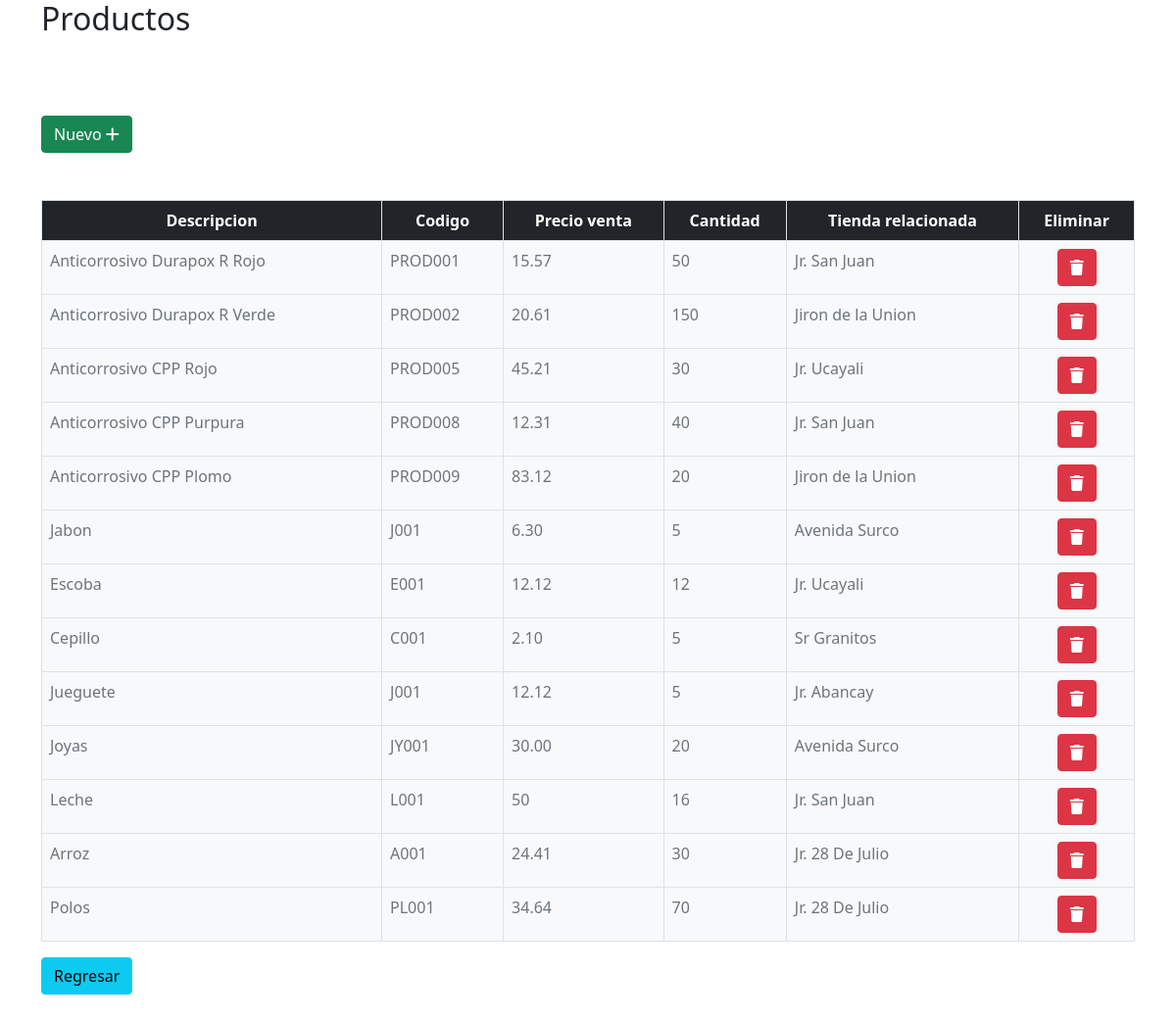
The app's page /gestionTienda/Productos with its own data.
### gestionTienda/models.py (models this page shows)
class Producto(models.Model):
    descripcionProducto = models.CharField(max_length=32, blank = True, null = True)
    codigoProducto = models.CharField(max_length=32, blank = True, null = True)
    precioProducto = models.CharField(max_length=32, blank = True, null = True)
    cantidadProducto = models.CharField(max_length=32, blank = True, null = True)
    tiendaProducto = models.ForeignKey(Tienda,on_delete=models.SET_NULL,blank=True,null=True)

class Tienda(models.Model):
    direccionTienda = models.CharField(max_length=32, blank = True, null = True)
    provinciaTienda = models.CharField(max_length=32, blank = True, null = True)
    regionTienda = models.CharField(max_length=32, blank = True, null = True)
    fechaTienda = models.CharField(max_length=32, blank = True, null = True)
    telefonoTienda = models.CharField(max_length=32, blank = True, null = True)

### gestionTienda/views.py (the view, shortened to what this page needs)
# urls.py: path('Productos', views.productos, name='productos'),
def productos(request):
    return render(request,'Producto.html',{
        'productosTotales':Producto.objects.all().order_by('id'),
        'tiendaTotales':Tienda.objects.all().order_by('id')
    })

### gestionTienda/templates/Producto.html (shortened to what this page needs)
{% load static %}
<!DOCTYPE html>
<html>
    <head>
        <link href="https://cdn.jsdelivr.net/npm/bootstrap@5.0.2/dist/css/bootstrap.min.css" rel="stylesheet">
        <link rel="stylesheet" href="https://cdnjs.cloudflare.com/ajax/libs/font-awesome/6.3.0/css/all.min.css" />
    </head>
    <body>
        <div>
            <div class="container">
                <div class="row">
                    <div class="col-4">
                        <div class="row">
                            <div class="col-15">
                                <h2>Productos</h2>
                            </div>
                        </div>
                    </div>
                </div>
            </div>
        </div>
        <br>
        <div class="container mt-5">
            <div class="row justify-content-between">
                <div class="col-2">
                    <button class="btn btn-success" data-bs-toggle="modal" data-bs-target="#nuevoProducto">Nuevo <i class="fa-solid fa-plus"></i></button>
                </div>
            </div>
        </div>
        <div class="mt-5 container">
            <div class="row justify-content-center">
                <div class="col-15">
                    <table class="table table-bordered bg-dark text-white">
                        <thead class="text-center">
                            <th>Descripcion</th>
                            <th>Codigo</th>
                            <th>Precio venta</th>
                            <th>Cantidad</th>
                            <th>Tienda relacionada</th>
                            <th>Eliminar</th>
                        </thead>
                        <tbody class="bg-light text-secondary">
                            {% for producto in productosTotales%}
                            <tr>
                                <td>{{ producto.descripcionProducto }}</td>
                                <td>{{ producto.codigoProducto }}</td>
                                <td>{{ producto.precioProducto }}</td>
                                <td>{{ producto.cantidadProducto }}</td>
                                {% if producto.tiendaProducto is None %}
                                    <td></td>
                                {% else %}
                                    <td>{{ producto.tiendaProducto.direccionTienda  }}</td>
                                {% endif %}
                                <td class="text-center"><a class="btn btn-danger" href="{% url 'gestionTienda:eliminarProducto' producto.id %}"><i class="fa-solid fa-trash"></i></a></td>
                            </tr>
                            {% endfor %}
                        </tbody>
                    </table>
                    <a class="btn btn-info" href="{% url 'gestionTienda:ingresoPanel' %}">Regresar</a>
                    <br>
                    <br>
                    <br>
                </div>
            </div>
        </div>
    </body>
</html>

### records on screen
Producto: descripcionProducto "Anticorrosivo Durapox R Rojo", codigoProducto "PROD001", precioProducto "15.57", cantidadProducto "50", tiendaProducto.direccionTienda "Jr. San Juan"
Producto: descripcionProducto "Anticorrosivo Durapox R Verde", codigoProducto "PROD002", precioProducto "20.61", cantidadProducto "150", tiendaProducto.direccionTienda "Jiron de la Union"
Producto: descripcionProducto "Anticorrosivo CPP Rojo", codigoProducto "PROD005", precioProducto "45.21", cantidadProducto "30", tiendaProducto.direccionTienda "Jr. Ucayali"
Producto: descripcionProducto "Anticorrosivo CPP Purpura", codigoProducto "PROD008", precioProducto "12.31", cantidadProducto "40", tiendaProducto.direccionTienda "Jr. San Juan"
Producto: descripcionProducto "Anticorrosivo CPP Plomo", codigoProducto "PROD009", precioProducto "83.12", cantidadProducto "20", tiendaProducto.direccionTienda "Jiron de la Union"
Producto: descripcionProducto "Jabon", codigoProducto "J001", precioProducto "6.30", cantidadProducto "5", tiendaProducto.direccionTienda "Avenida Surco"
Producto: descripcionProducto "Escoba", codigoProducto "E001", precioProducto "12.12", cantidadProducto "12", tiendaProducto.direccionTienda "Jr. Ucayali"
Producto: descripcionProducto "Cepillo", codigoProducto "C001", precioProducto "2.10", cantidadProducto "5", tiendaProducto.direccionTienda "Sr Granitos"
Producto: descripcionProducto "Jueguete", codigoProducto "J001", precioProducto "12.12", cantidadProducto "5", tiendaProducto.direccionTienda "Jr. Abancay"
Producto: descripcionProducto "Joyas", codigoProducto "JY001", precioProducto "30.00", cantidadProducto "20", tiendaProducto.direccionTienda "Avenida Surco"
Producto: descripcionProducto "Leche", codigoProducto "L001", precioProducto "50", cantidadProducto "16", tiendaProducto.direccionTienda "Jr. San Juan"
Producto: descripcionProducto "Arroz", codigoProducto "A001", precioProducto "24.41", cantidadProducto "30", tiendaProducto.direccionTienda "Jr. 28 De Julio"
Producto: descripcionProducto "Polos", codigoProducto "PL001", precioProducto "34.64", cantidadProducto "70", tiendaProducto.direccionTienda "Jr. 28 De Julio"
